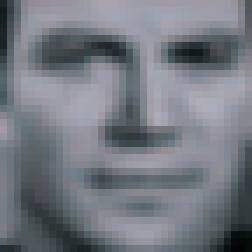
//> input picture 영상처리실험/7주차/face_ref.bmp, 36 x 36 px (shown 7 times larger)
$ ./FaceDetector_HOG_   (built with g++ and OpenCV 4)
//> lines starting //> are read from the running program, lines starting //| are printed output that depends on the picture; after the words box and inside, x2 and y2 are one past the last pixel; in counts of white or black regions, pixels touching at a corner belong together
#define _USE_MATH_DEFINES
#include <stdio.h>
#include <iostream>
#include <algorithm>
#include <opencv2/imgproc.hpp>
#include <opencv2/highgui.hpp>
#include <opencv2/core/core.hpp>
#include <opencv2/opencv.hpp>
#include <opencv2/imgcodecs/imgcodecs.hpp>
#include <opencv2/core/hal/interface.h>
#include <math.h>
#pragma warning (disable:4996)
#define deg2rad(X) (X*M_PI/180)
#define rad2deg(X) (X*180/M_PI)
#define WIN_SIZE 16
#define INTERVAL (WIN_SIZE/2)
#define thr_ratio 0.08//8퍼 이하를 threshold로 설정
int filter_x[3][3] = { {-1,0,1},{-1,0,1},{-1,0,1} };
int filter_y[3][3] = { {-1,-1,-1},{0,0,0},{1,1,1} };
using namespace cv;
using namespace std;
typedef struct Loss
{
	int x, y;
	float loss;
	Loss(int x, int y, float loss);

};
Loss::Loss(int x, int y, float loss)
{
	this->x = x;
	this->y = y;
	this->loss = loss;
}
void extract_HOG(Mat imgGray, vector<float>& histogram, int start_x, int start_y, int end_x, int end_y, int win_size, int interval)
{
	float sum, mag, deg;
	int  conv_x, conv_y;
	int his_index = 0, deg_index;
	float his_tmp[9];
	int his_size = 9 * (((end_x - start_x) / interval)) * (((end_y - start_y) / interval));
	histogram.clear();
	histogram.resize(his_size);
	for (int y = start_y; (y + interval) < end_y; y = y + interval)
	{
		for (int x = start_x; (x + interval) < end_x; x = x + interval)
		{

			sum = 0;
			for (int i = 0; i < 9; i++)
			{
				his_tmp[i] = 0;
			}
			for (int b = y; b < y + win_size; b++)
			{
				for (int a = x; a < x + win_size; a++)
				{
					conv_x = conv_y = 0;
					for (int i = b - 1; i <= b + 1; i++)
					{
						for (int j = a - 1; j <= a + 1; j++)
						{
							if ((i >= start_y && i < end_y) && (j >= start_x && j < end_x))
							{
								conv_x += imgGray.at<uchar>(i, j) * filter_x[i - (b - 1)][j - (a - 1)];
								conv_y += imgGray.at<uchar>(i, j) * filter_y[i - (b - 1)][j - (a - 1)];
							}
						}
					}
					mag = sqrtf(powf(conv_x, 2) + powf(conv_y, 2));
					deg = rad2deg((atan2(conv_y, conv_x)))+180;
					if (deg > 180)
						deg -= 180;
					deg_index = (deg / 20);
					if (deg_index >= 9)
						deg_index = 8;
					his_tmp[deg_index] += mag;
					sum += powf(mag, 2);
				}
			}
			for (int s = 0; s < 9; s++) //L2 normalization
			{
				his_tmp[s] /= sqrtf(sum);
			}
			for (int i = his_index; i < his_index + 9; i++)
			{
				histogram[i] = his_tmp[i - his_index];
			}
			his_index += 9;
		}
	}
}
float compute_his_loss(vector<float> histogram1, vector<float> histogram2)
{
	float diff = 0;
	if (histogram1.size() == histogram2.size())
	{
		for (int i = 0; i < histogram1.size(); i++)
		{
			diff += fabsf(histogram1[i] - histogram2[i]);
		}
		return diff;
	}
	else
	{
		cout << "히스토그램 크기가 다릅니다." << endl;
		return -1;
	}

}

int main()
{
	int height_ref, width_ref, height_tar, width_tar;
	Mat ref_img = imread("face_ref.bmp", IMREAD_COLOR);
//> ref_img is the input picture: 36 rows x 36 cols, CV_8UC3; mean B, G, R 129.4, 121.1, 116.6
	Mat tar_img = imread("face_tar.bmp", IMREAD_COLOR);
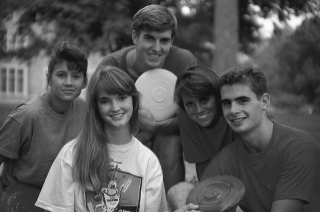
//> input picture 영상처리실험/7주차/face_tar.bmp, 320 x 212 px
//> tar_img is the input picture: 212 rows x 320 cols, CV_8UC3; min 16, max 253, mean 85.6
	Mat ref_imgGray = imread("face_ref.bmp", IMREAD_GRAYSCALE);
//> ref_imgGray: 36 rows x 36 cols, CV_8UC1; min 3, max 176, mean 120.7
	Mat tar_imgGray = imread("face_tar.bmp", IMREAD_GRAYSCALE);
//> tar_imgGray: 212 rows x 320 cols, CV_8UC1; min 16, max 253, mean 85.6
	width_ref = ref_imgGray.cols;
//> width_ref = 36
	height_ref = ref_imgGray.rows;
//> height_ref = 36
	width_tar = tar_imgGray.cols;
//> width_tar = 320
	height_tar = tar_imgGray.rows;
//> height_tar = 212

	float loss_max = -FLT_MAX, loss_min = FLT_MAX;
	float loss_thres;
	float loss_tmp;
	vector<Loss> loss;
	vector<float> histogram_ref, histogram_tar;

	extract_HOG(ref_imgGray, histogram_ref, 0, 0, width_ref, height_ref, WIN_SIZE, INTERVAL); //ref에 대하여 HOG 추출
//> in extract_HOG, `histogram.resize(his_size);`: histogram = 144 values from 0 to 0
//> the loop in extract_HOG, `for (int y = start_y; (y + interval) < end_y; y = y + interval)` made 4 passes
//> sum on passes 1 to 4: 9843035, 6659211, 3391140, 2785749
//> after the loop in extract_HOG, `for (int y = start_y; (y + interval) < end_y; y = y + interval)`: sum = 2785749; his_tmp = [2.48, 2.05, 1.57, 0.969, 2.85, 0.04, 0.0903, 0.112, 0.318]; conv_x = 0; deg = 180; deg_index = 8; histogram = 144 values, max 6.56 at index 130, min 0.0108 at index 118, mean 1.3; his_index = 144
//> histogram_ref has the same summary as histogram in extract_HOG
	for (int y = 0; y < height_tar - height_ref; y++)
		//타겟 이미지 0~타겟이미지높이-레퍼런스이미지높이
		//한픽셀씩  이동하면서 레퍼런스 이미지크기만큼에 대하여 HOG 계산
	{
		for (int x = 0; x < width_tar - width_ref; x++)
			//타겟 이미지 0~타겟이미지너비-레퍼런스이미지너비
			//한픽셀씩 이동하면서 레퍼런스 이미지크기만큼에 대하여 HOG 계산
		{
			extract_HOG(tar_imgGray, histogram_tar, x, y, x + width_ref, y + height_ref, WIN_SIZE, INTERVAL);
			loss_tmp = compute_his_loss(histogram_ref, histogram_tar);
			loss_max = (loss_tmp > loss_max) ? loss_tmp : loss_max;
			loss_min = (loss_tmp < loss_min) ? loss_tmp : loss_min;
			loss.push_back(Loss(x, y, loss_tmp));
		}
	}
//> this loop made 176 passes
//> (loss_tmp, loss_max, loss_min) on passes 1 to 3: (118.8, 151.8, 81.07), (121.3, 151.8, 79.36), (124.2, 151.8, 78.33)
//> after the loop, histogram_tar = 144 values, max 6.23 at index 130, min 0.0129 at index 7, mean 1.02; loss_tmp = 109.2; loss_max = 179.7; loss_min = 66.63; loss = 49984 items
	loss_thres = loss_min + (float)((loss_max - loss_min) * thr_ratio);
//> loss_thres = 75.68

	for (vector<Loss>::iterator it = loss.begin(); it != loss.end(); it++)
	{
		if ((*it).loss < loss_thres)
		{
			rectangle(tar_img, Point((*it).x, (*it).y), Point((*it).x + width_ref, (*it).y + height_ref), Scalar(0, 255, 0), 1, 8, 0);
		}
	}
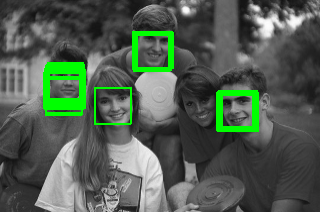
//> tar_img: 212 rows x 320 cols, CV_8UC3; 5.32% of pixels changed, all inside (x1, y1, x2, y2) = (43, 31, 259, 132)
	imshow("result", tar_img);
	cv::waitKey(50000);


	histogram_ref.clear();
	histogram_tar.clear();
}
